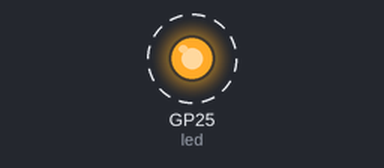
The program below on a simulated Raspberry Pi Pico running MicroPython. On the bench: output pins drawn as LEDs (lit = HIGH). Dashed ring = blinking. What the program prints to the serial console is not drawn.

Above: at 0.5 s.
Timing chart, 0 to 3.1 s (numbered marks = the images above):
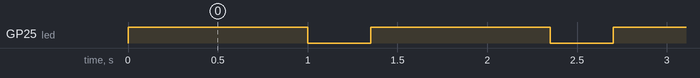

The program:

main.py
```python
from machine import Pin
import time
led=Pin("LED",Pin.OUT)
print("Led Blinking")
while True:
    led.value(1)
    print("LED ON")
    time.sleep(1)

    led.value(0)
    print("LED OFF")
    time.sleep(0.35)
```

Measured:
- by itself, GP25 (led): alternates HIGH for 1.0 s and LOW for 0.35 s
